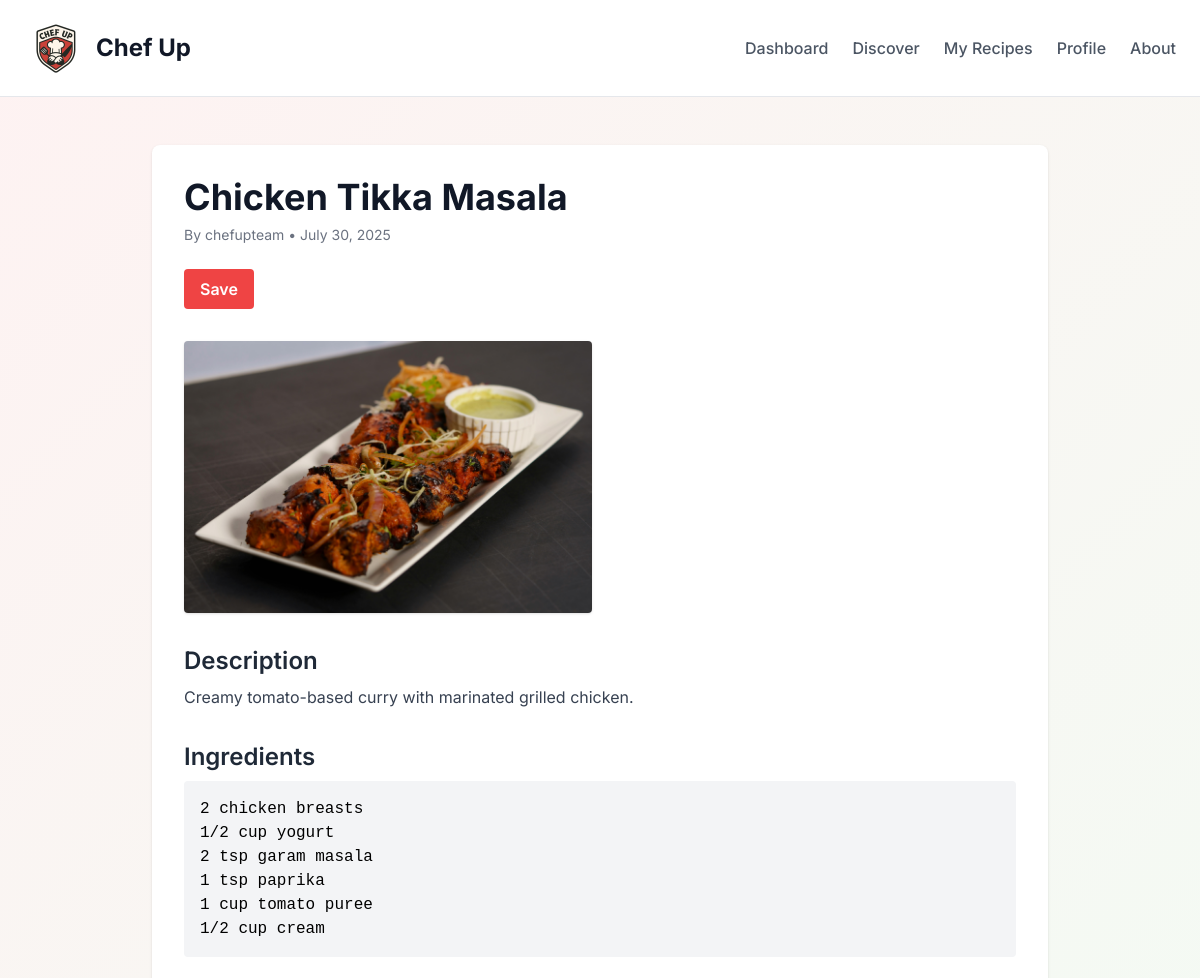
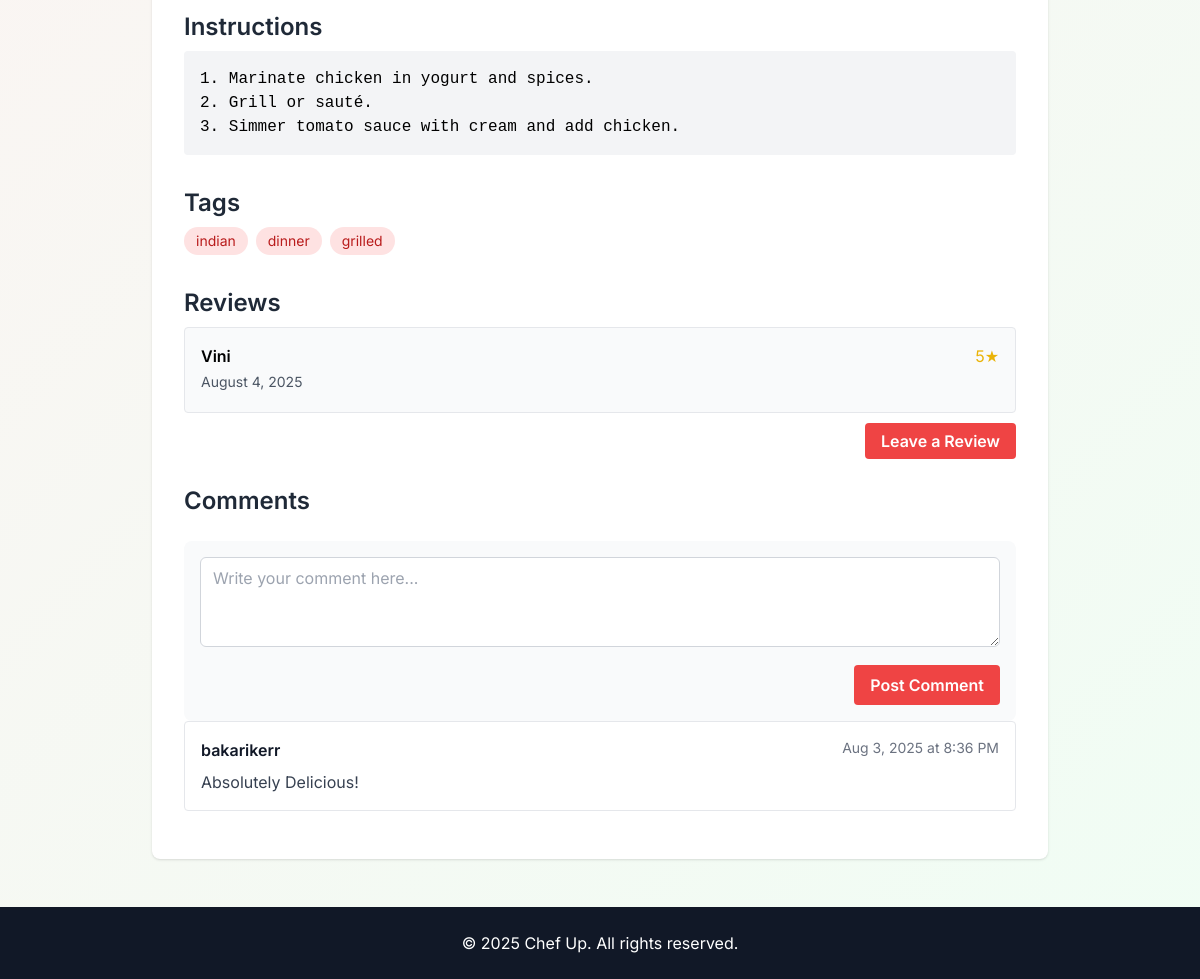
Page /recipe/18/ (signed in) on the committed database (2 pictures, top to bottom).
### application/models.py (models this page shows)
class Recipe(models.Model):
    title = models.CharField(max_length=255)
    description = models.TextField()
    ingredients = models.TextField()
    instructions = models.TextField()
    created_at = models.DateTimeField(auto_now_add=True)
    updated_at = models.DateTimeField(auto_now=True)
    author = models.ForeignKey(User, on_delete=models.CASCADE, related_name='recipes')
    avg_review = models.FloatField(default=0)
    is_public = models.BooleanField(default=True)

class RecipeImage(models.Model):
    recipe = models.ForeignKey(Recipe, on_delete=models.CASCADE, related_name='images')
    image = models.ImageField(upload_to='recipe_images/')
    uploaded_at = models.DateTimeField(auto_now_add=True)

class RecipeTag(models.Model):
    recipe = models.ForeignKey(Recipe, on_delete=models.CASCADE)
    tag = models.ForeignKey(Tag, on_delete=models.CASCADE)

class Tag(models.Model):
    name = models.CharField(max_length=50, unique=True)

class Review(models.Model):
    recipe = models.ForeignKey(Recipe, on_delete=models.CASCADE, related_name='reviews')
    user = models.ForeignKey(User, on_delete=models.CASCADE)
    rating = models.PositiveSmallIntegerField(choices=[(i, i) for i in range(1, 6)], default=5)  # 1-5 stars
    comment = models.TextField(blank=True)
    created_at = models.DateTimeField(auto_now_add=True)
    class Meta:
        unique_together = ('recipe', 'user')

class Comment(models.Model):
    recipe = models.ForeignKey(Recipe, on_delete=models.CASCADE, related_name='comments')
    user = models.ForeignKey(User, on_delete=models.CASCADE)
    content = models.TextField()
    created_at = models.DateTimeField(auto_now_add=True)

### application/views.py (the view, shortened to what this page needs)
# urls.py: path('recipe/<int:recipe_id>/', views.recipe_detail, name='recipe_detail'),
@login_required
def recipe_detail(request, recipe_id):
    recipe = get_object_or_404(
        Recipe.objects.select_related('author')
                      .prefetch_related('images', 'reviews', 'comments', 'recipetag_set__tag'),
        id=recipe_id
    )
    if not recipe.is_public and recipe.author != request.user:
        return redirect('discover')
    saved_tag = RecipeStatusTag.objects.filter(user=request.user, recipe=recipe).first()
    comment_form = CommentForm()
    return render(request, 'recipe.html', {
        'recipe': recipe,
        'saved_tag': saved_tag,
        'comment_form': comment_form,
    })

### application/forms.py
class CommentForm(forms.ModelForm):
    class Meta:
        model = Comment
        fields = ['content']
        widgets = {
            'content': forms.Textarea(attrs={
                'rows': 3,
                'placeholder': 'Write your comment here...',
                'class': 'w-full px-3 py-2 border border-gray-300 rounded-md focus:outline-none focus:ring focus:ring-red-100'
            })
        }

### application/templates/recipe.html (shortened to what this page needs)
{% extends 'base_loggedin.html' %}
{% block content %}
  <main class="flex-grow px-6 py-12">
    <div class="max-w-4xl mx-auto bg-white shadow rounded-lg p-8">
      <h1 class="text-4xl font-bold text-gray-900 mb-2">{{ recipe.title }}</h1>
      <p class="text-sm text-gray-500 mb-6">
        By {{ recipe.author.username }} • {{ recipe.created_at|date:"F j, Y" }}
      </p>
      {% if user.is_authenticated %}
      <div class="mb-8">
        {% if saved_tag %}
          <form method="post" class="inline">
            {% csrf_token %}
            <p class="text-sm text-gray-700 mb-2">
              Saved as: <strong class="capitalize">{{ saved_tag.get_status_display }}</strong>
            </p>
            <input type="hidden" name="update_status" value="1">
            <select name="status" onchange="this.form.submit()" class="rounded border-gray-300 p-2 text-sm">
              <option value="want_to_make" {% if saved_tag.status == 'want_to_make' %}selected{% endif %}>To Do</option>
              <option value="making" {% if saved_tag.status == 'making' %}selected{% endif %}>Doing</option>
              <option value="made" {% if saved_tag.status == 'made' %}selected{% endif %}>Done</option>
            </select>
          </form>
        {% else %}
          <form method="post">
            <button type="submit" class="px-4 py-2 bg-red-500 text-white font-semibold rounded hover:bg-red-600 transition">
              Save
            </button>
          </form>
        {% endif %}
      </div>
      {% endif %}
      {% if recipe.images.exists %}
        <div class="grid grid-cols-1 md:grid-cols-2 gap-4 mb-8">
          {% for image in recipe.images.all %}
            <img
              src="{{ image.image.url }}"
              alt="{{ recipe.title }}"
              class="rounded shadow object-cover w-full max-h-96 mx-auto"
            />
          {% endfor %}
        </div>
      {% endif %}
      <section class="mb-8">
        <h2 class="text-2xl font-semibold text-gray-800 mb-2">Description</h2>
        <p class="text-gray-700">{{ recipe.description }}</p>
      </section>
      <section class="mb-8">
        <h2 class="text-2xl font-semibold text-gray-800 mb-2">Ingredients</h2>
        <pre class="bg-gray-100 p-4 rounded whitespace-pre-wrap">{{ recipe.ingredients }}</pre>
      </section>
      <section class="mb-8">
        <h2 class="text-2xl font-semibold text-gray-800 mb-2">Instructions</h2>
        <pre class="bg-gray-100 p-4 rounded whitespace-pre-wrap">{{ recipe.instructions }}</pre>
      </section>
      {% if recipe.recipetag_set.exists %}
        <section class="mb-8">
          <h2 class="text-2xl font-semibold text-gray-800 mb-2">Tags</h2>
          <div class="flex flex-wrap gap-2">
            {% for recipe_tag in recipe.recipetag_set.all %}
              <span class="bg-red-100 text-red-700 px-3 py-1 rounded-full text-sm">{{ recipe_tag.tag.name }}</span>
            {% endfor %}
          </div>
        </section>
      {% endif %}
      <section class="mb-8">
        <h2 class="text-2xl font-semibold text-gray-800 mb-2">Reviews</h2>
        {% for review in recipe.reviews.all %}
          <div class="bg-gray-50 border border-gray-200 rounded p-4 mb-4">
            <div class="flex justify-between mb-1">
              <span class="font-semibold">{{ review.user.username }}</span>
              <span class="text-yellow-500">{{ review.rating }}★</span>
            </div>
            <p class="text-gray-600 text-sm">{{ review.created_at|date:"F j, Y" }}</p>
          </div>
        {% empty %}
          <p class="text-gray-500">No reviews yet.</p>
        {% endfor %}
        {% if user.is_authenticated %}
        <div class="mt-4 text-right">
          <a
			href="{% url 'rate' recipe.id %}"
            class="px-4 py-2 bg-red-500 text-white font-semibold rounded hover:bg-red-600 transition">
            Leave a Review
          </a>
        </div>
        {% endif %}
      </section>
      <section class="mb-4">
          <h2 class="text-2xl font-semibold text-gray-800 mb-4">Comments</h2>
          <div class="mt-6 bg-gray-50 rounded-lg p-4">
              <form method="post">
                  <div class="mb-3">
                      {{ comment_form.content }}
                  </div>
                  <div class="text-right">
                      <button type="submit" class="px-4 py-2 bg-red-500 text-white font-semibold rounded hover:bg-red-600 transition">
                          Post Comment
                      </button>
                  </div>
              </form>
          </div>
          {% for comment in recipe.comments.all %}
              <div class="bg-white border border-gray-200 rounded p-4 mb-4">
                  <div class="flex justify-between items-start mb-2">
                      <p class="font-semibold text-gray-900">{{ comment.user.username }}</p>
                      <div class="flex items-center space-x-2">
                          <p class="text-sm text-gray-500">{{ comment.created_at|date:"M j, Y \a\t g:i A" }}</p>
                      </div>
                  </div>
                  <p class="text-gray-700">{{ comment.content }}</p>
              </div>
          {% empty %}
              <p class="text-gray-500 mb-4">No comments yet. Be the first to comment!</p>
          {% endfor %}
      </section>
    </div>
  </main>
{% endblock content %}

### application/templates/base_loggedin.html (style rules this page uses)
body { font-family: 'Inter', sans-serif; }
.hero-gradient { background: linear-gradient(135deg, #fef2f2 0%, #f0fdf4 100%); }

### rows in the picture
Recipe: title "Chicken Tikka Masala", author.username "chefupteam", created_at "July 30, 2025", description "Creamy tomato-based curry with marinated grilled chicken.", ingredients "2 chicken breasts 1/2 cup yogurt 2 tsp garam masala 1 tsp paprika 1 cup tomato puree 1/2 cup cream", instructions "1. Marinate chicken in yogurt and spices. 2. Grill or sauté. 3. Simmer tomato sauce with cream and add chicken."
RecipeImage: image (picture)
RecipeTag: tag.name "indian"
RecipeTag: tag.name "dinner"
RecipeTag: tag.name "grilled"
Review: user.username "Vini", rating "5", created_at "August 4, 2025"
Comment: user.username "bakarikerr", created_at "Aug 3, 2025 at 8:36 PM", content "Absolutely Delicious!"
